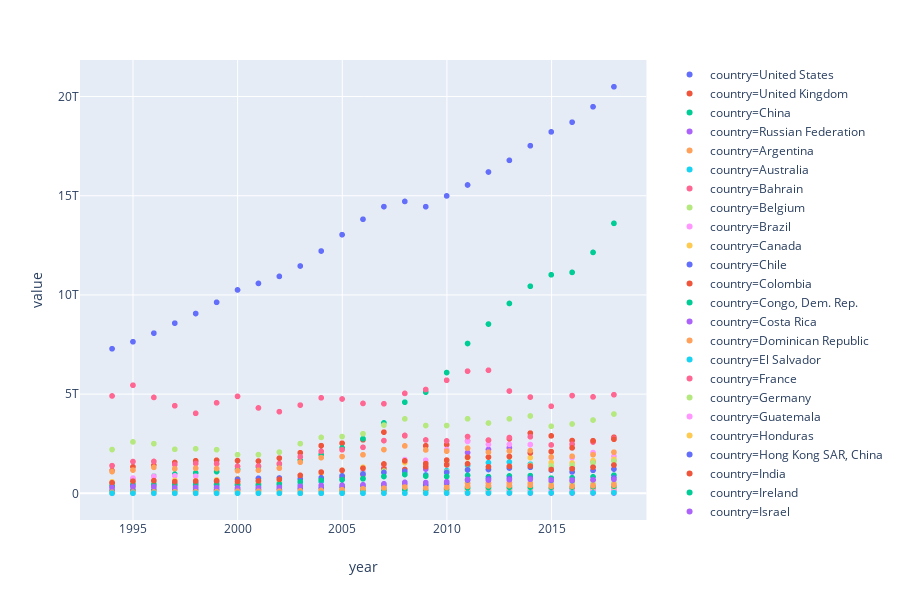

Notebook source saved alongside this figure:
### Code cell
# Create the plotly 2D Scatter plot of GDP over time

gdp_time = px.scatter(df_gdp, x = 'year', y= 'value', color='country')
gdp_time.show()
